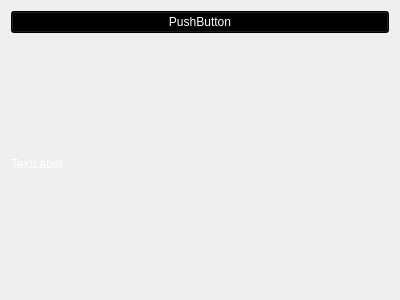
<?xml version="1.0" encoding="UTF-8"?>
<ui version="4.0">
 <class>MainMenu</class>
 <widget class="QWidget" name="MainMenu">
  <property name="geometry">
   <rect>
    <x>0</x>
    <y>0</y>
    <width>400</width>
    <height>300</height>
   </rect>
  </property>
  <property name="windowTitle">
   <string>Form</string>
  </property>
  <property name="styleSheet">
   <string notr="true">color: rgb(255, 255, 255);</string>
  </property>
  <layout class="QVBoxLayout" name="verticalLayout">
   <item>
    <widget class="QPushButton" name="pushButton">
     <property name="styleSheet">
      <string notr="true">background-color: rgb(0, 0, 0);
border-color: rgb(255, 255, 255);</string>
     </property>
     <property name="text">
      <string>PushButton</string>
     </property>
    </widget>
   </item>
   <item>
    <widget class="QLabel" name="label">
     <property name="text">
      <string>TextLabel</string>
     </property>
    </widget>
   </item>
  </layout>
 </widget>
 <resources/>
 <connections/>
</ui>
